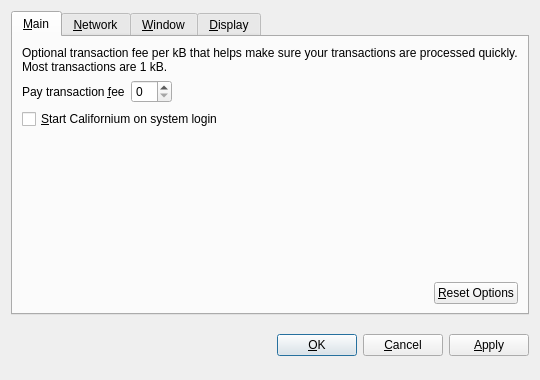
<?xml version="1.0" encoding="UTF-8"?>
<ui version="4.0">
 <class>OptionsDialog</class>
 <widget class="QDialog" name="OptionsDialog">
  <property name="geometry">
   <rect>
    <x>0</x>
    <y>0</y>
    <width>540</width>
    <height>380</height>
   </rect>
  </property>
  <property name="windowTitle">
   <string>Options</string>
  </property>
  <property name="modal">
   <bool>true</bool>
  </property>
  <layout class="QVBoxLayout" name="verticalLayout">
   <item>
    <widget class="QTabWidget" name="tabWidget">
     <property name="tabPosition">
      <enum>QTabWidget::North</enum>
     </property>
     <property name="currentIndex">
      <number>0</number>
     </property>
     <widget class="QWidget" name="tabMain">
      <attribute name="title">
       <string>&amp;Main</string>
      </attribute>
      <layout class="QVBoxLayout" name="verticalLayout_Main">
       <item>
        <widget class="QLabel" name="transactionFeeInfoLabel">
         <property name="text">
          <string>Optional transaction fee per kB that helps make sure your transactions are processed quickly. Most transactions are 1 kB.</string>
         </property>
         <property name="textFormat">
          <enum>Qt::PlainText</enum>
         </property>
         <property name="wordWrap">
          <bool>true</bool>
         </property>
        </widget>
       </item>
       <item>
        <layout class="QHBoxLayout" name="horizontalLayout_1_Main">
         <item>
          <widget class="QLabel" name="transactionFeeLabel">
           <property name="text">
            <string>Pay transaction &amp;fee</string>
           </property>
           <property name="textFormat">
            <enum>Qt::PlainText</enum>
           </property>
           <property name="buddy">
            <cstring>transactionFee</cstring>
           </property>
          </widget>
         </item>
         <item>
          <widget class="BitcoinAmountField" name="transactionFee"/>
         </item>
         <item>
          <spacer name="horizontalSpacer_1_Main">
           <property name="orientation">
            <enum>Qt::Horizontal</enum>
           </property>
           <property name="sizeHint" stdset="0">
            <size>
             <width>40</width>
             <height>20</height>
            </size>
           </property>
          </spacer>
         </item>
        </layout>
       </item>
       <item>
        <widget class="QCheckBox" name="bitcoinAtStartup">
         <property name="toolTip">
          <string>Automatically start Californium after logging in to the system.</string>
         </property>
         <property name="text">
          <string>&amp;Start Californium on system login</string>
         </property>
        </widget>
       </item>
       <item>
        <spacer name="verticalSpacer_Main">
         <property name="orientation">
          <enum>Qt::Vertical</enum>
         </property>
         <property name="sizeHint" stdset="0">
          <size>
           <width>20</width>
           <height>40</height>
          </size>
         </property>
        </spacer>
       </item>
       <item>
        <layout class="QHBoxLayout" name="horizontalLayout_2_Main">
         <item>
          <spacer name="horizontalSpacer_2_Main">
           <property name="orientation">
            <enum>Qt::Horizontal</enum>
           </property>
           <property name="sizeHint" stdset="0">
            <size>
             <width>40</width>
             <height>20</height>
            </size>
           </property>
          </spacer>
         </item>
         <item>
          <widget class="QPushButton" name="resetButton">
           <property name="toolTip">
            <string>Reset all client options to default.</string>
           </property>
           <property name="text">
            <string>&amp;Reset Options</string>
           </property>
           <property name="autoDefault">
            <bool>false</bool>
           </property>
          </widget>
         </item>
        </layout>
       </item>
      </layout>
     </widget>
     <widget class="QWidget" name="tabNetwork">
      <attribute name="title">
       <string>&amp;Network</string>
      </attribute>
      <layout class="QVBoxLayout" name="verticalLayout_Network">
       <item>
        <widget class="QCheckBox" name="mapPortUpnp">
         <property name="toolTip">
          <string>Automatically open the Californium client port on the router. This only works when your router supports UPnP and it is enabled.</string>
         </property>
         <property name="text">
          <string>Map port using &amp;UPnP</string>
         </property>
        </widget>
       </item>
       <item>
        <widget class="QCheckBox" name="connectSocks">
         <property name="toolTip">
          <string>Connect to the Californium network through a SOCKS proxy (e.g. when connecting through Tor).</string>
         </property>
         <property name="text">
          <string>&amp;Connect through SOCKS proxy:</string>
         </property>
        </widget>
       </item>
       <item>
        <layout class="QHBoxLayout" name="horizontalLayout_Network">
         <item>
          <widget class="QLabel" name="proxyIpLabel">
           <property name="text">
            <string>Proxy &amp;IP:</string>
           </property>
           <property name="textFormat">
            <enum>Qt::PlainText</enum>
           </property>
           <property name="buddy">
            <cstring>proxyIp</cstring>
           </property>
          </widget>
         </item>
         <item>
          <widget class="QValidatedLineEdit" name="proxyIp">
           <property name="maximumSize">
            <size>
             <width>140</width>
             <height>16777215</height>
            </size>
           </property>
           <property name="toolTip">
            <string>IP address of the proxy (e.g. 127.0.0.1)</string>
           </property>
          </widget>
         </item>
         <item>
          <widget class="QLabel" name="proxyPortLabel">
           <property name="text">
            <string>&amp;Port:</string>
           </property>
           <property name="textFormat">
            <enum>Qt::PlainText</enum>
           </property>
           <property name="buddy">
            <cstring>proxyPort</cstring>
           </property>
          </widget>
         </item>
         <item>
          <widget class="QLineEdit" name="proxyPort">
           <property name="maximumSize">
            <size>
             <width>55</width>
             <height>16777215</height>
            </size>
           </property>
           <property name="toolTip">
            <string>Port of the proxy (e.g. 9050)</string>
           </property>
          </widget>
         </item>
         <item>
          <widget class="QLabel" name="socksVersionLabel">
           <property name="text">
            <string>SOCKS &amp;Version:</string>
           </property>
           <property name="textFormat">
            <enum>Qt::PlainText</enum>
           </property>
           <property name="buddy">
            <cstring>socksVersion</cstring>
           </property>
          </widget>
         </item>
         <item>
          <widget class="QValueComboBox" name="socksVersion">
           <property name="toolTip">
            <string>SOCKS version of the proxy (e.g. 5)</string>
           </property>
          </widget>
         </item>
         <item>
          <spacer name="horizontalSpacer_Network">
           <property name="orientation">
            <enum>Qt::Horizontal</enum>
           </property>
           <property name="sizeHint" stdset="0">
            <size>
             <width>40</width>
             <height>20</height>
            </size>
           </property>
          </spacer>
         </item>
        </layout>
       </item>
       <item>
        <spacer name="verticalSpacer_Network">
         <property name="orientation">
          <enum>Qt::Vertical</enum>
         </property>
         <property name="sizeHint" stdset="0">
          <size>
           <width>20</width>
           <height>40</height>
          </size>
         </property>
        </spacer>
       </item>
      </layout>
     </widget>
     <widget class="QWidget" name="tabWindow">
      <attribute name="title">
       <string>&amp;Window</string>
      </attribute>
      <layout class="QVBoxLayout" name="verticalLayout_Window">
       <item>
        <widget class="QCheckBox" name="minimizeToTray">
         <property name="toolTip">
          <string>Show only a tray icon after minimizing the window.</string>
         </property>
         <property name="text">
          <string>&amp;Minimize to the tray instead of the taskbar</string>
         </property>
        </widget>
       </item>
       <item>
        <widget class="QCheckBox" name="minimizeOnClose">
         <property name="toolTip">
          <string>Minimize instead of exit the application when the window is closed. When this option is enabled, the application will be closed only after selecting Quit in the menu.</string>
         </property>
         <property name="text">
          <string>M&amp;inimize on close</string>
         </property>
        </widget>
       </item>
       <item>
        <spacer name="verticalSpacer_Window">
         <property name="orientation">
          <enum>Qt::Vertical</enum>
         </property>
         <property name="sizeHint" stdset="0">
          <size>
           <width>20</width>
           <height>40</height>
          </size>
         </property>
        </spacer>
       </item>
      </layout>
     </widget>
     <widget class="QWidget" name="tabDisplay">
      <attribute name="title">
       <string>&amp;Display</string>
      </attribute>
      <layout class="QVBoxLayout" name="verticalLayout_Display">
       <item>
        <layout class="QHBoxLayout" name="horizontalLayout_1_Display">
         <item>
          <widget class="QLabel" name="langLabel">
           <property name="text">
            <string>User Interface &amp;language:</string>
           </property>
           <property name="textFormat">
            <enum>Qt::PlainText</enum>
           </property>
           <property name="buddy">
            <cstring>lang</cstring>
           </property>
          </widget>
         </item>
         <item>
          <widget class="QValueComboBox" name="lang">
           <property name="toolTip">
            <string>The user interface language can be set here. This setting will take effect after restarting Californium.</string>
           </property>
          </widget>
         </item>
        </layout>
       </item>
       <item>
        <layout class="QHBoxLayout" name="horizontalLayout_2_Display">
         <item>
          <widget class="QLabel" name="unitLabel">
           <property name="text">
            <string>&amp;Unit to show amounts in:</string>
           </property>
           <property name="textFormat">
            <enum>Qt::PlainText</enum>
           </property>
           <property name="buddy">
            <cstring>unit</cstring>
           </property>
          </widget>
         </item>
         <item>
          <widget class="QValueComboBox" name="unit">
           <property name="toolTip">
            <string>Choose the default subdivision unit to show in the interface and when sending coins.</string>
           </property>
          </widget>
         </item>
        </layout>
       </item>
       <item>
        <widget class="QCheckBox" name="displayAddresses">
         <property name="toolTip">
          <string>Whether to show Californium addresses in the transaction list or not.</string>
         </property>
         <property name="text">
          <string>&amp;Display addresses in transaction list</string>
         </property>
        </widget>
       </item>
       <item>
        <spacer name="verticalSpacer_Display">
         <property name="orientation">
          <enum>Qt::Vertical</enum>
         </property>
         <property name="sizeHint" stdset="0">
          <size>
           <width>20</width>
           <height>40</height>
          </size>
         </property>
        </spacer>
       </item>
      </layout>
     </widget>
    </widget>
   </item>
   <item>
    <layout class="QHBoxLayout" name="horizontalLayout_Buttons">
     <item>
      <spacer name="horizontalSpacer_1">
       <property name="orientation">
        <enum>Qt::Horizontal</enum>
       </property>
       <property name="sizeHint" stdset="0">
        <size>
         <width>40</width>
         <height>48</height>
        </size>
       </property>
      </spacer>
     </item>
     <item>
      <widget class="QLabel" name="statusLabel">
       <property name="font">
        <font>
         <weight>75</weight>
         <bold>true</bold>
        </font>
       </property>
       <property name="text">
        <string/>
       </property>
       <property name="textFormat">
        <enum>Qt::PlainText</enum>
       </property>
       <property name="wordWrap">
        <bool>true</bool>
       </property>
      </widget>
     </item>
     <item>
      <spacer name="horizontalSpacer_2">
       <property name="orientation">
        <enum>Qt::Horizontal</enum>
       </property>
       <property name="sizeHint" stdset="0">
        <size>
         <width>40</width>
         <height>48</height>
        </size>
       </property>
      </spacer>
     </item>
     <item>
      <widget class="QPushButton" name="okButton">
       <property name="text">
        <string>&amp;OK</string>
       </property>
      </widget>
     </item>
     <item>
      <widget class="QPushButton" name="cancelButton">
       <property name="text">
        <string>&amp;Cancel</string>
       </property>
       <property name="autoDefault">
        <bool>false</bool>
       </property>
      </widget>
     </item>
     <item>
      <widget class="QPushButton" name="applyButton">
       <property name="text">
        <string>&amp;Apply</string>
       </property>
       <property name="autoDefault">
        <bool>false</bool>
       </property>
      </widget>
     </item>
    </layout>
   </item>
  </layout>
 </widget>
 <customwidgets>
  <customwidget>
   <class>BitcoinAmountField</class>
   <extends>QSpinBox</extends>
   <header>bitcoinamountfield.h</header>
  </customwidget>
  <customwidget>
   <class>QValueComboBox</class>
   <extends>QComboBox</extends>
   <header>qvaluecombobox.h</header>
  </customwidget>
  <customwidget>
   <class>QValidatedLineEdit</class>
   <extends>QLineEdit</extends>
   <header>qvalidatedlineedit.h</header>
  </customwidget>
 </customwidgets>
 <resources/>
 <connections/>
</ui>
